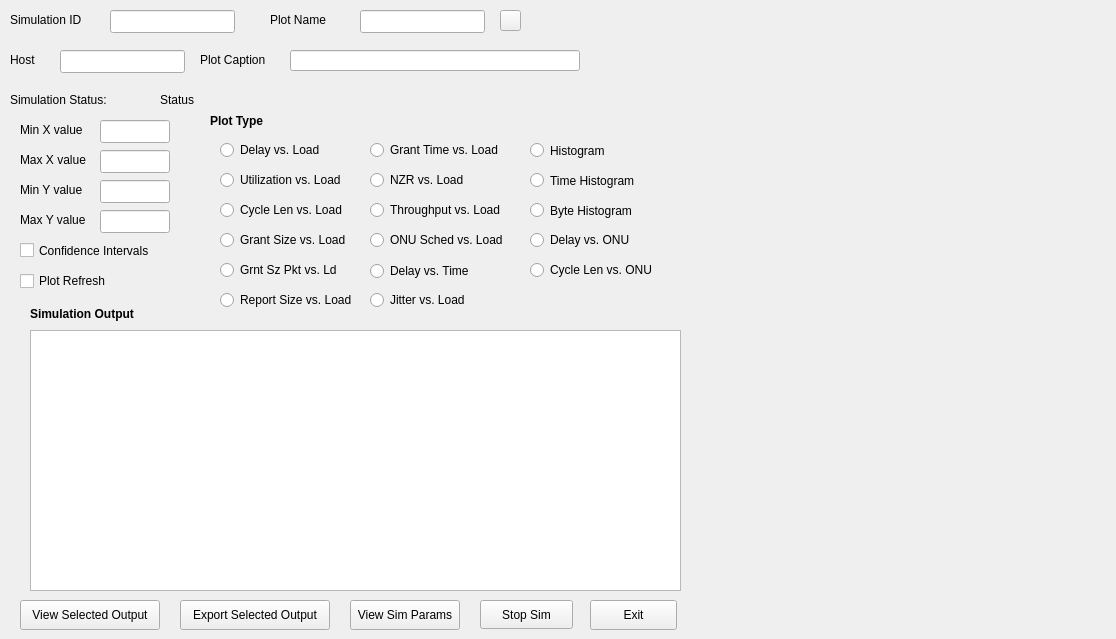
<?xml version="1.0" encoding="UTF-8"?>
<ui version="4.0">
 <class>SimViewForm</class>
 <widget class="QWidget" name="SimViewForm">
  <property name="geometry">
   <rect>
    <x>0</x>
    <y>0</y>
    <width>1116</width>
    <height>639</height>
   </rect>
  </property>
  <property name="windowTitle">
   <string>Simulation View</string>
  </property>
  <widget class="QLineEdit" name="maxXEdit">
   <property name="geometry">
    <rect>
     <x>100</x>
     <y>150</y>
     <width>70</width>
     <height>23</height>
    </rect>
   </property>
   <property name="font">
    <font/>
   </property>
  </widget>
  <widget class="QLineEdit" name="minXEdit">
   <property name="geometry">
    <rect>
     <x>100</x>
     <y>120</y>
     <width>70</width>
     <height>23</height>
    </rect>
   </property>
   <property name="font">
    <font/>
   </property>
  </widget>
  <widget class="QLabel" name="maxXLbl">
   <property name="geometry">
    <rect>
     <x>20</x>
     <y>150</y>
     <width>80</width>
     <height>20</height>
    </rect>
   </property>
   <property name="font">
    <font/>
   </property>
   <property name="text">
    <string>Max X value</string>
   </property>
   <property name="wordWrap">
    <bool>false</bool>
   </property>
  </widget>
  <widget class="QLineEdit" name="hostEdit">
   <property name="geometry">
    <rect>
     <x>60</x>
     <y>50</y>
     <width>125</width>
     <height>23</height>
    </rect>
   </property>
  </widget>
  <widget class="QLineEdit" name="plotCaptionEdit">
   <property name="geometry">
    <rect>
     <x>290</x>
     <y>50</y>
     <width>290</width>
     <height>21</height>
    </rect>
   </property>
  </widget>
  <widget class="QLabel" name="maxYLbl">
   <property name="geometry">
    <rect>
     <x>20</x>
     <y>210</y>
     <width>80</width>
     <height>20</height>
    </rect>
   </property>
   <property name="font">
    <font/>
   </property>
   <property name="text">
    <string>Max Y value</string>
   </property>
   <property name="wordWrap">
    <bool>false</bool>
   </property>
  </widget>
  <widget class="QLineEdit" name="maxYEdit">
   <property name="geometry">
    <rect>
     <x>100</x>
     <y>210</y>
     <width>70</width>
     <height>23</height>
    </rect>
   </property>
   <property name="font">
    <font/>
   </property>
  </widget>
  <widget class="QLineEdit" name="minYEdit">
   <property name="geometry">
    <rect>
     <x>100</x>
     <y>180</y>
     <width>70</width>
     <height>23</height>
    </rect>
   </property>
   <property name="font">
    <font/>
   </property>
  </widget>
  <widget class="QLabel" name="minYLbl">
   <property name="geometry">
    <rect>
     <x>20</x>
     <y>180</y>
     <width>80</width>
     <height>20</height>
    </rect>
   </property>
   <property name="font">
    <font/>
   </property>
   <property name="text">
    <string>Min Y value</string>
   </property>
   <property name="wordWrap">
    <bool>false</bool>
   </property>
  </widget>
  <widget class="QPushButton" name="exportOutputBtn">
   <property name="geometry">
    <rect>
     <x>180</x>
     <y>600</y>
     <width>150</width>
     <height>30</height>
    </rect>
   </property>
   <property name="font">
    <font/>
   </property>
   <property name="text">
    <string>Export Selected Output</string>
   </property>
  </widget>
  <widget class="QPushButton" name="viewParamsBtn">
   <property name="geometry">
    <rect>
     <x>350</x>
     <y>600</y>
     <width>110</width>
     <height>30</height>
    </rect>
   </property>
   <property name="font">
    <font/>
   </property>
   <property name="text">
    <string>View Sim Params</string>
   </property>
  </widget>
  <widget class="QPushButton" name="exitBtn">
   <property name="geometry">
    <rect>
     <x>590</x>
     <y>600</y>
     <width>87</width>
     <height>30</height>
    </rect>
   </property>
   <property name="font">
    <font/>
   </property>
   <property name="text">
    <string>Exit</string>
   </property>
  </widget>
  <widget class="QPushButton" name="viewOutputBtn">
   <property name="geometry">
    <rect>
     <x>20</x>
     <y>600</y>
     <width>140</width>
     <height>30</height>
    </rect>
   </property>
   <property name="font">
    <font/>
   </property>
   <property name="text">
    <string>View Selected Output</string>
   </property>
  </widget>
  <widget class="QPushButton" name="stopSimBtn">
   <property name="geometry">
    <rect>
     <x>480</x>
     <y>600</y>
     <width>93</width>
     <height>29</height>
    </rect>
   </property>
   <property name="font">
    <font/>
   </property>
   <property name="text">
    <string>Stop Sim</string>
   </property>
  </widget>
  <widget class="QCheckBox" name="confIntvlChkBox">
   <property name="geometry">
    <rect>
     <x>20</x>
     <y>240</y>
     <width>160</width>
     <height>21</height>
    </rect>
   </property>
   <property name="font">
    <font/>
   </property>
   <property name="text">
    <string>Confidence Intervals</string>
   </property>
  </widget>
  <widget class="QLabel" name="minXLbl">
   <property name="geometry">
    <rect>
     <x>20</x>
     <y>120</y>
     <width>80</width>
     <height>20</height>
    </rect>
   </property>
   <property name="font">
    <font/>
   </property>
   <property name="text">
    <string>Min X value</string>
   </property>
   <property name="wordWrap">
    <bool>false</bool>
   </property>
  </widget>
  <widget class="QCheckBox" name="plotRefreshChkBox">
   <property name="geometry">
    <rect>
     <x>20</x>
     <y>270</y>
     <width>150</width>
     <height>22</height>
    </rect>
   </property>
   <property name="font">
    <font/>
   </property>
   <property name="text">
    <string>Plot Refresh</string>
   </property>
  </widget>
  <widget class="QLabel" name="simOutputLbl">
   <property name="geometry">
    <rect>
     <x>30</x>
     <y>300</y>
     <width>170</width>
     <height>27</height>
    </rect>
   </property>
   <property name="font">
    <font>
     <weight>75</weight>
     <bold>true</bold>
    </font>
   </property>
   <property name="text">
    <string>Simulation Output</string>
   </property>
   <property name="wordWrap">
    <bool>false</bool>
   </property>
  </widget>
  <widget class="QLabel" name="simIDLbl">
   <property name="geometry">
    <rect>
     <x>10</x>
     <y>10</y>
     <width>90</width>
     <height>20</height>
    </rect>
   </property>
   <property name="font">
    <font/>
   </property>
   <property name="frameShape">
    <enum>QFrame::NoFrame</enum>
   </property>
   <property name="frameShadow">
    <enum>QFrame::Plain</enum>
   </property>
   <property name="text">
    <string>Simulation ID</string>
   </property>
   <property name="wordWrap">
    <bool>false</bool>
   </property>
  </widget>
  <widget class="QLineEdit" name="simIDEdit">
   <property name="geometry">
    <rect>
     <x>110</x>
     <y>10</y>
     <width>125</width>
     <height>23</height>
    </rect>
   </property>
  </widget>
  <widget class="QLabel" name="plotNameLbl">
   <property name="geometry">
    <rect>
     <x>270</x>
     <y>10</y>
     <width>70</width>
     <height>20</height>
    </rect>
   </property>
   <property name="font">
    <font/>
   </property>
   <property name="text">
    <string>Plot Name</string>
   </property>
   <property name="wordWrap">
    <bool>false</bool>
   </property>
  </widget>
  <widget class="QLabel" name="hostLbl">
   <property name="geometry">
    <rect>
     <x>10</x>
     <y>50</y>
     <width>40</width>
     <height>20</height>
    </rect>
   </property>
   <property name="font">
    <font/>
   </property>
   <property name="text">
    <string>Host</string>
   </property>
   <property name="wordWrap">
    <bool>false</bool>
   </property>
  </widget>
  <widget class="QLabel" name="plotCaptionLbl">
   <property name="geometry">
    <rect>
     <x>200</x>
     <y>50</y>
     <width>80</width>
     <height>20</height>
    </rect>
   </property>
   <property name="font">
    <font/>
   </property>
   <property name="text">
    <string>Plot Caption</string>
   </property>
   <property name="wordWrap">
    <bool>false</bool>
   </property>
  </widget>
  <widget class="QLabel" name="simStatusLbl">
   <property name="geometry">
    <rect>
     <x>160</x>
     <y>90</y>
     <width>110</width>
     <height>20</height>
    </rect>
   </property>
   <property name="font">
    <font/>
   </property>
   <property name="text">
    <string>Status</string>
   </property>
   <property name="wordWrap">
    <bool>false</bool>
   </property>
  </widget>
  <widget class="QLabel" name="simStatusTitleLbl">
   <property name="geometry">
    <rect>
     <x>10</x>
     <y>90</y>
     <width>130</width>
     <height>20</height>
    </rect>
   </property>
   <property name="font">
    <font/>
   </property>
   <property name="text">
    <string>Simulation Status:</string>
   </property>
   <property name="wordWrap">
    <bool>false</bool>
   </property>
  </widget>
  <widget class="QLineEdit" name="plotNameEdit">
   <property name="geometry">
    <rect>
     <x>360</x>
     <y>10</y>
     <width>125</width>
     <height>23</height>
    </rect>
   </property>
  </widget>
  <widget class="QPushButton" name="pushButtonAutoName">
   <property name="geometry">
    <rect>
     <x>500</x>
     <y>10</y>
     <width>21</width>
     <height>21</height>
    </rect>
   </property>
   <property name="text">
    <string/>
   </property>
  </widget>
  <widget class="QRadioButton" name="grantsizePVsLoadBtn">
   <property name="geometry">
    <rect>
     <x>220</x>
     <y>260</y>
     <width>150</width>
     <height>20</height>
    </rect>
   </property>
   <property name="text">
    <string>Grnt Sz Pkt vs. Ld</string>
   </property>
   <attribute name="buttonGroup">
    <string notr="true">buttonGroup</string>
   </attribute>
  </widget>
  <widget class="QRadioButton" name="utilVsLoadBtn">
   <property name="geometry">
    <rect>
     <x>220</x>
     <y>170</y>
     <width>140</width>
     <height>20</height>
    </rect>
   </property>
   <property name="text">
    <string>Utilization vs. Load</string>
   </property>
   <attribute name="buttonGroup">
    <string notr="true">buttonGroup</string>
   </attribute>
  </widget>
  <widget class="QRadioButton" name="delayVsONUBtn">
   <property name="geometry">
    <rect>
     <x>530</x>
     <y>230</y>
     <width>120</width>
     <height>20</height>
    </rect>
   </property>
   <property name="text">
    <string>Delay vs. ONU</string>
   </property>
   <attribute name="buttonGroup">
    <string notr="true">buttonGroup</string>
   </attribute>
  </widget>
  <widget class="QRadioButton" name="histBtn">
   <property name="geometry">
    <rect>
     <x>530</x>
     <y>140</y>
     <width>105</width>
     <height>21</height>
    </rect>
   </property>
   <property name="text">
    <string>Histogram</string>
   </property>
   <attribute name="buttonGroup">
    <string notr="true">buttonGroup</string>
   </attribute>
  </widget>
  <widget class="QRadioButton" name="grantsizeVsLoadBtn">
   <property name="geometry">
    <rect>
     <x>220</x>
     <y>230</y>
     <width>150</width>
     <height>20</height>
    </rect>
   </property>
   <property name="text">
    <string>Grant Size vs. Load</string>
   </property>
   <attribute name="buttonGroup">
    <string notr="true">buttonGroup</string>
   </attribute>
  </widget>
  <widget class="QRadioButton" name="timeHistBtn">
   <property name="geometry">
    <rect>
     <x>530</x>
     <y>170</y>
     <width>140</width>
     <height>21</height>
    </rect>
   </property>
   <property name="text">
    <string>Time Histogram</string>
   </property>
   <attribute name="buttonGroup">
    <string notr="true">buttonGroup</string>
   </attribute>
  </widget>
  <widget class="QRadioButton" name="byteHistBtn">
   <property name="geometry">
    <rect>
     <x>530</x>
     <y>200</y>
     <width>130</width>
     <height>21</height>
    </rect>
   </property>
   <property name="text">
    <string>Byte Histogram</string>
   </property>
   <attribute name="buttonGroup">
    <string notr="true">buttonGroup</string>
   </attribute>
  </widget>
  <widget class="QRadioButton" name="delayVsLoadBtn">
   <property name="geometry">
    <rect>
     <x>220</x>
     <y>140</y>
     <width>120</width>
     <height>20</height>
    </rect>
   </property>
   <property name="text">
    <string>Delay vs. Load</string>
   </property>
   <attribute name="buttonGroup">
    <string notr="true">buttonGroup</string>
   </attribute>
  </widget>
  <widget class="QRadioButton" name="tputVsLoadBtn">
   <property name="geometry">
    <rect>
     <x>370</x>
     <y>200</y>
     <width>160</width>
     <height>20</height>
    </rect>
   </property>
   <property name="text">
    <string>Throughput vs. Load</string>
   </property>
   <attribute name="buttonGroup">
    <string notr="true">buttonGroup</string>
   </attribute>
  </widget>
  <widget class="QRadioButton" name="nzrVsLoadBtn">
   <property name="geometry">
    <rect>
     <x>370</x>
     <y>170</y>
     <width>120</width>
     <height>20</height>
    </rect>
   </property>
   <property name="text">
    <string>NZR vs. Load</string>
   </property>
   <attribute name="buttonGroup">
    <string notr="true">buttonGroup</string>
   </attribute>
  </widget>
  <widget class="QRadioButton" name="reportsizeVsLoadBtn">
   <property name="geometry">
    <rect>
     <x>220</x>
     <y>290</y>
     <width>150</width>
     <height>20</height>
    </rect>
   </property>
   <property name="text">
    <string>Report Size vs. Load</string>
   </property>
   <attribute name="buttonGroup">
    <string notr="true">buttonGroup</string>
   </attribute>
  </widget>
  <widget class="QRadioButton" name="cyclelenVsONUBtn">
   <property name="geometry">
    <rect>
     <x>530</x>
     <y>260</y>
     <width>150</width>
     <height>20</height>
    </rect>
   </property>
   <property name="text">
    <string>Cycle Len vs. ONU</string>
   </property>
   <attribute name="buttonGroup">
    <string notr="true">buttonGroup</string>
   </attribute>
  </widget>
  <widget class="QRadioButton" name="cyclelenVsLoadBtn">
   <property name="geometry">
    <rect>
     <x>220</x>
     <y>200</y>
     <width>150</width>
     <height>20</height>
    </rect>
   </property>
   <property name="text">
    <string>Cycle Len vs. Load</string>
   </property>
   <attribute name="buttonGroup">
    <string notr="true">buttonGroup</string>
   </attribute>
  </widget>
  <widget class="QRadioButton" name="jitterVsLoadBtn">
   <property name="geometry">
    <rect>
     <x>370</x>
     <y>290</y>
     <width>120</width>
     <height>20</height>
    </rect>
   </property>
   <property name="text">
    <string>Jitter vs. Load</string>
   </property>
   <attribute name="buttonGroup">
    <string notr="true">buttonGroup</string>
   </attribute>
  </widget>
  <widget class="QRadioButton" name="nosVsLoadBtn">
   <property name="geometry">
    <rect>
     <x>370</x>
     <y>230</y>
     <width>160</width>
     <height>20</height>
    </rect>
   </property>
   <property name="text">
    <string>ONU Sched vs. Load</string>
   </property>
   <attribute name="buttonGroup">
    <string notr="true">buttonGroup</string>
   </attribute>
  </widget>
  <widget class="QRadioButton" name="delayVsTimeBtn">
   <property name="geometry">
    <rect>
     <x>370</x>
     <y>260</y>
     <width>130</width>
     <height>22</height>
    </rect>
   </property>
   <property name="text">
    <string>Delay vs. Time</string>
   </property>
   <attribute name="buttonGroup">
    <string notr="true">buttonGroup</string>
   </attribute>
  </widget>
  <widget class="QRadioButton" name="granttimeVsLoadBtn">
   <property name="geometry">
    <rect>
     <x>370</x>
     <y>140</y>
     <width>150</width>
     <height>20</height>
    </rect>
   </property>
   <property name="text">
    <string>Grant Time vs. Load</string>
   </property>
   <attribute name="buttonGroup">
    <string notr="true">buttonGroup</string>
   </attribute>
  </widget>
  <widget class="QLabel" name="label">
   <property name="geometry">
    <rect>
     <x>210</x>
     <y>112</y>
     <width>70</width>
     <height>18</height>
    </rect>
   </property>
   <property name="font">
    <font>
     <weight>75</weight>
     <bold>true</bold>
    </font>
   </property>
   <property name="text">
    <string>Plot Type</string>
   </property>
  </widget>
  <widget class="QListView" name="SimViewForm_2">
   <property name="geometry">
    <rect>
     <x>30</x>
     <y>330</y>
     <width>651</width>
     <height>261</height>
    </rect>
   </property>
  </widget>
  <zorder>SimViewForm_2</zorder>
  <zorder>maxXEdit</zorder>
  <zorder>minXEdit</zorder>
  <zorder>maxXLbl</zorder>
  <zorder>hostEdit</zorder>
  <zorder>plotCaptionEdit</zorder>
  <zorder>maxYLbl</zorder>
  <zorder>maxYEdit</zorder>
  <zorder>minYEdit</zorder>
  <zorder>minYLbl</zorder>
  <zorder>exportOutputBtn</zorder>
  <zorder>viewParamsBtn</zorder>
  <zorder>exitBtn</zorder>
  <zorder>viewOutputBtn</zorder>
  <zorder>stopSimBtn</zorder>
  <zorder>confIntvlChkBox</zorder>
  <zorder>minXLbl</zorder>
  <zorder>plotRefreshChkBox</zorder>
  <zorder>simOutputLbl</zorder>
  <zorder>simIDLbl</zorder>
  <zorder>simIDEdit</zorder>
  <zorder>plotNameLbl</zorder>
  <zorder>hostLbl</zorder>
  <zorder>plotCaptionLbl</zorder>
  <zorder>simStatusLbl</zorder>
  <zorder>simStatusTitleLbl</zorder>
  <zorder>plotNameEdit</zorder>
  <zorder>pushButtonAutoName</zorder>
  <zorder>grantsizePVsLoadBtn</zorder>
  <zorder>utilVsLoadBtn</zorder>
  <zorder>delayVsONUBtn</zorder>
  <zorder>histBtn</zorder>
  <zorder>grantsizeVsLoadBtn</zorder>
  <zorder>timeHistBtn</zorder>
  <zorder>byteHistBtn</zorder>
  <zorder>delayVsLoadBtn</zorder>
  <zorder>tputVsLoadBtn</zorder>
  <zorder>nzrVsLoadBtn</zorder>
  <zorder>reportsizeVsLoadBtn</zorder>
  <zorder>cyclelenVsONUBtn</zorder>
  <zorder>cyclelenVsLoadBtn</zorder>
  <zorder>jitterVsLoadBtn</zorder>
  <zorder>nosVsLoadBtn</zorder>
  <zorder>delayVsTimeBtn</zorder>
  <zorder>granttimeVsLoadBtn</zorder>
  <zorder>label</zorder>
 </widget>
 <layoutdefault spacing="6" margin="11"/>
 <pixmapfunction>qPixmapFromMimeSource</pixmapfunction>
 <tabstops>
  <tabstop>plotNameEdit</tabstop>
  <tabstop>plotCaptionEdit</tabstop>
  <tabstop>minXEdit</tabstop>
  <tabstop>maxXEdit</tabstop>
  <tabstop>minYEdit</tabstop>
  <tabstop>maxYEdit</tabstop>
  <tabstop>confIntvlChkBox</tabstop>
  <tabstop>viewOutputBtn</tabstop>
  <tabstop>exportOutputBtn</tabstop>
  <tabstop>viewParamsBtn</tabstop>
  <tabstop>exitBtn</tabstop>
  <tabstop>simIDEdit</tabstop>
  <tabstop>hostEdit</tabstop>
 </tabstops>
 <resources/>
 <connections>
  <connection>
   <sender>viewOutputBtn</sender>
   <signal>pressed()</signal>
   <receiver>SimViewForm</receiver>
   <slot>viewOutputBtn_pressed()</slot>
   <hints>
    <hint type="sourcelabel">
     <x>20</x>
     <y>20</y>
    </hint>
    <hint type="destinationlabel">
     <x>20</x>
     <y>20</y>
    </hint>
   </hints>
  </connection>
  <connection>
   <sender>exportOutputBtn</sender>
   <signal>pressed()</signal>
   <receiver>SimViewForm</receiver>
   <slot>exportOutputBtn_pressed()</slot>
   <hints>
    <hint type="sourcelabel">
     <x>20</x>
     <y>20</y>
    </hint>
    <hint type="destinationlabel">
     <x>20</x>
     <y>20</y>
    </hint>
   </hints>
  </connection>
  <connection>
   <sender>viewParamsBtn</sender>
   <signal>pressed()</signal>
   <receiver>SimViewForm</receiver>
   <slot>viewParamsBtn_pressed()</slot>
   <hints>
    <hint type="sourcelabel">
     <x>20</x>
     <y>20</y>
    </hint>
    <hint type="destinationlabel">
     <x>20</x>
     <y>20</y>
    </hint>
   </hints>
  </connection>
  <connection>
   <sender>exitBtn</sender>
   <signal>pressed()</signal>
   <receiver>SimViewForm</receiver>
   <slot>exitBtn_pressed()</slot>
   <hints>
    <hint type="sourcelabel">
     <x>20</x>
     <y>20</y>
    </hint>
    <hint type="destinationlabel">
     <x>20</x>
     <y>20</y>
    </hint>
   </hints>
  </connection>
  <connection>
   <sender>stopSimBtn</sender>
   <signal>pressed()</signal>
   <receiver>SimViewForm</receiver>
   <slot>stopSimBtn_pressed()</slot>
   <hints>
    <hint type="sourcelabel">
     <x>20</x>
     <y>20</y>
    </hint>
    <hint type="destinationlabel">
     <x>20</x>
     <y>20</y>
    </hint>
   </hints>
  </connection>
  <connection>
   <sender>pushButtonAutoName</sender>
   <signal>pressed()</signal>
   <receiver>SimViewForm</receiver>
   <slot>pushButtonAutoName_pressed()</slot>
   <hints>
    <hint type="sourcelabel">
     <x>20</x>
     <y>20</y>
    </hint>
    <hint type="destinationlabel">
     <x>20</x>
     <y>20</y>
    </hint>
   </hints>
  </connection>
 </connections>
 <buttongroups>
  <buttongroup name="buttonGroup"/>
 </buttongroups>
</ui>
